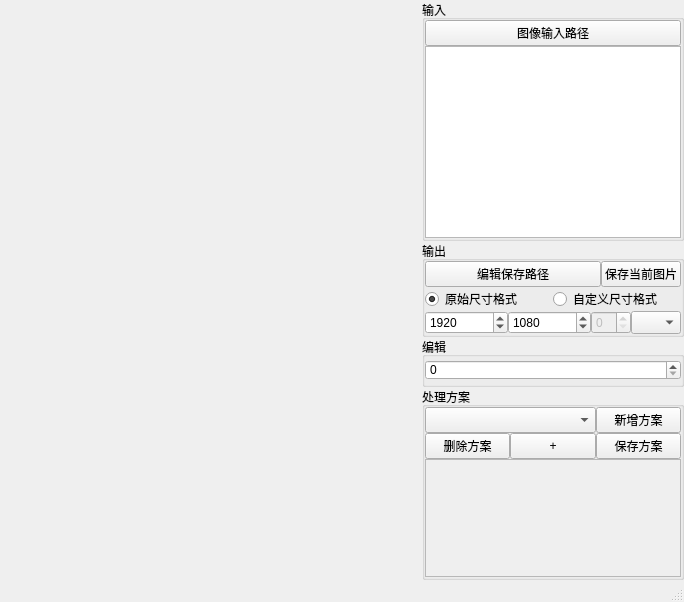
<?xml version="1.0" encoding="UTF-8"?>
<ui version="4.0">
 <class>MainWindow</class>
 <widget class="QMainWindow" name="MainWindow">
  <property name="geometry">
   <rect>
    <x>0</x>
    <y>0</y>
    <width>684</width>
    <height>602</height>
   </rect>
  </property>
  <property name="focusPolicy">
   <enum>Qt::ClickFocus</enum>
  </property>
  <property name="windowTitle">
   <string>Label2D</string>
  </property>
  <widget class="QWidget" name="centralwidget">
   <property name="focusPolicy">
    <enum>Qt::ClickFocus</enum>
   </property>
   <layout class="QGridLayout" name="gridLayout" rowstretch="0">
    <property name="leftMargin">
     <number>0</number>
    </property>
    <property name="topMargin">
     <number>0</number>
    </property>
    <property name="rightMargin">
     <number>0</number>
    </property>
    <property name="bottomMargin">
     <number>0</number>
    </property>
    <property name="spacing">
     <number>0</number>
    </property>
    <item row="0" column="1">
     <layout class="QVBoxLayout" name="verticalLayout">
      <property name="spacing">
       <number>0</number>
      </property>
      <property name="leftMargin">
       <number>0</number>
      </property>
      <property name="topMargin">
       <number>0</number>
      </property>
      <property name="rightMargin">
       <number>0</number>
      </property>
      <property name="bottomMargin">
       <number>0</number>
      </property>
      <item>
       <widget class="QGroupBox" name="groupBox_input">
        <property name="sizePolicy">
         <sizepolicy hsizetype="Minimum" vsizetype="Minimum">
          <horstretch>0</horstretch>
          <verstretch>0</verstretch>
         </sizepolicy>
        </property>
        <property name="minimumSize">
         <size>
          <width>100</width>
          <height>50</height>
         </size>
        </property>
        <property name="focusPolicy">
         <enum>Qt::NoFocus</enum>
        </property>
        <property name="contextMenuPolicy">
         <enum>Qt::NoContextMenu</enum>
        </property>
        <property name="title">
         <string>输入</string>
        </property>
        <layout class="QVBoxLayout" name="verticalLayout_2">
         <property name="spacing">
          <number>0</number>
         </property>
         <property name="leftMargin">
          <number>0</number>
         </property>
         <property name="topMargin">
          <number>0</number>
         </property>
         <property name="rightMargin">
          <number>0</number>
         </property>
         <property name="bottomMargin">
          <number>0</number>
         </property>
         <item>
          <widget class="QPushButton" name="pushButton_opendir">
           <property name="sizePolicy">
            <sizepolicy hsizetype="Minimum" vsizetype="Minimum">
             <horstretch>0</horstretch>
             <verstretch>0</verstretch>
            </sizepolicy>
           </property>
           <property name="focusPolicy">
            <enum>Qt::NoFocus</enum>
           </property>
           <property name="contextMenuPolicy">
            <enum>Qt::NoContextMenu</enum>
           </property>
           <property name="text">
            <string>图像输入路径</string>
           </property>
          </widget>
         </item>
         <item>
          <widget class="QListWidget" name="listWidget_files">
           <property name="sizePolicy">
            <sizepolicy hsizetype="Minimum" vsizetype="Minimum">
             <horstretch>0</horstretch>
             <verstretch>0</verstretch>
            </sizepolicy>
           </property>
           <property name="minimumSize">
            <size>
             <width>0</width>
             <height>0</height>
            </size>
           </property>
           <property name="maximumSize">
            <size>
             <width>500</width>
             <height>500</height>
            </size>
           </property>
           <property name="focusPolicy">
            <enum>Qt::NoFocus</enum>
           </property>
           <property name="contextMenuPolicy">
            <enum>Qt::DefaultContextMenu</enum>
           </property>
          </widget>
         </item>
        </layout>
       </widget>
      </item>
      <item>
       <widget class="QGroupBox" name="groupBox_output">
        <property name="focusPolicy">
         <enum>Qt::NoFocus</enum>
        </property>
        <property name="contextMenuPolicy">
         <enum>Qt::NoContextMenu</enum>
        </property>
        <property name="title">
         <string>输出</string>
        </property>
        <layout class="QGridLayout" name="gridLayout_2">
         <property name="leftMargin">
          <number>0</number>
         </property>
         <property name="topMargin">
          <number>0</number>
         </property>
         <property name="rightMargin">
          <number>0</number>
         </property>
         <property name="bottomMargin">
          <number>0</number>
         </property>
         <property name="spacing">
          <number>0</number>
         </property>
         <item row="1" column="0" colspan="4">
          <layout class="QHBoxLayout" name="horizontalLayout">
           <property name="spacing">
            <number>0</number>
           </property>
           <property name="leftMargin">
            <number>0</number>
           </property>
           <property name="topMargin">
            <number>0</number>
           </property>
           <property name="rightMargin">
            <number>0</number>
           </property>
           <property name="bottomMargin">
            <number>0</number>
           </property>
           <item>
            <widget class="QRadioButton" name="radioButton_orgsize">
             <property name="sizePolicy">
              <sizepolicy hsizetype="Minimum" vsizetype="Minimum">
               <horstretch>0</horstretch>
               <verstretch>0</verstretch>
              </sizepolicy>
             </property>
             <property name="focusPolicy">
              <enum>Qt::NoFocus</enum>
             </property>
             <property name="contextMenuPolicy">
              <enum>Qt::NoContextMenu</enum>
             </property>
             <property name="text">
              <string>原始尺寸格式</string>
             </property>
             <property name="checked">
              <bool>true</bool>
             </property>
            </widget>
           </item>
           <item>
            <widget class="QRadioButton" name="radioButton_newsize">
             <property name="sizePolicy">
              <sizepolicy hsizetype="Minimum" vsizetype="Minimum">
               <horstretch>0</horstretch>
               <verstretch>0</verstretch>
              </sizepolicy>
             </property>
             <property name="focusPolicy">
              <enum>Qt::NoFocus</enum>
             </property>
             <property name="contextMenuPolicy">
              <enum>Qt::NoContextMenu</enum>
             </property>
             <property name="text">
              <string>自定义尺寸格式</string>
             </property>
            </widget>
           </item>
          </layout>
         </item>
         <item row="0" column="3">
          <widget class="QPushButton" name="pushButton_saveimg">
           <property name="toolTip">
            <string>快捷键 Space</string>
           </property>
           <property name="text">
            <string>保存当前图片</string>
           </property>
          </widget>
         </item>
         <item row="0" column="0" colspan="3">
          <widget class="QPushButton" name="pushButton_savedir">
           <property name="sizePolicy">
            <sizepolicy hsizetype="Minimum" vsizetype="Minimum">
             <horstretch>0</horstretch>
             <verstretch>0</verstretch>
            </sizepolicy>
           </property>
           <property name="focusPolicy">
            <enum>Qt::NoFocus</enum>
           </property>
           <property name="contextMenuPolicy">
            <enum>Qt::NoContextMenu</enum>
           </property>
           <property name="styleSheet">
            <string notr="true"/>
           </property>
           <property name="text">
            <string>编辑保存路径</string>
           </property>
          </widget>
         </item>
         <item row="2" column="0" colspan="4">
          <layout class="QHBoxLayout" name="horizontalLayout_2">
           <property name="spacing">
            <number>0</number>
           </property>
           <property name="leftMargin">
            <number>0</number>
           </property>
           <property name="topMargin">
            <number>0</number>
           </property>
           <property name="rightMargin">
            <number>0</number>
           </property>
           <property name="bottomMargin">
            <number>0</number>
           </property>
           <item>
            <widget class="QSpinBox" name="spinBox_save_imgw">
             <property name="sizePolicy">
              <sizepolicy hsizetype="Minimum" vsizetype="Minimum">
               <horstretch>0</horstretch>
               <verstretch>0</verstretch>
              </sizepolicy>
             </property>
             <property name="minimum">
              <number>1</number>
             </property>
             <property name="maximum">
              <number>9999</number>
             </property>
             <property name="value">
              <number>1920</number>
             </property>
            </widget>
           </item>
           <item>
            <widget class="QSpinBox" name="spinBox_save_imgh">
             <property name="sizePolicy">
              <sizepolicy hsizetype="Minimum" vsizetype="Minimum">
               <horstretch>0</horstretch>
               <verstretch>0</verstretch>
              </sizepolicy>
             </property>
             <property name="minimum">
              <number>1</number>
             </property>
             <property name="maximum">
              <number>9999</number>
             </property>
             <property name="value">
              <number>1080</number>
             </property>
            </widget>
           </item>
           <item>
            <widget class="QSpinBox" name="spinBox_save_imgch">
             <property name="enabled">
              <bool>false</bool>
             </property>
             <property name="sizePolicy">
              <sizepolicy hsizetype="Minimum" vsizetype="Minimum">
               <horstretch>0</horstretch>
               <verstretch>0</verstretch>
              </sizepolicy>
             </property>
             <property name="maximumSize">
              <size>
               <width>40</width>
               <height>16777215</height>
              </size>
             </property>
            </widget>
           </item>
           <item>
            <widget class="QComboBox" name="comboBox_save_imgsuffix">
             <property name="sizePolicy">
              <sizepolicy hsizetype="Minimum" vsizetype="Minimum">
               <horstretch>0</horstretch>
               <verstretch>0</verstretch>
              </sizepolicy>
             </property>
             <property name="maximumSize">
              <size>
               <width>50</width>
               <height>16777215</height>
              </size>
             </property>
             <property name="toolTip">
              <string>图像保存格式后缀</string>
             </property>
            </widget>
           </item>
          </layout>
         </item>
        </layout>
       </widget>
      </item>
      <item>
       <widget class="QGroupBox" name="groupBox_editor">
        <property name="sizePolicy">
         <sizepolicy hsizetype="Minimum" vsizetype="Minimum">
          <horstretch>0</horstretch>
          <verstretch>0</verstretch>
         </sizepolicy>
        </property>
        <property name="minimumSize">
         <size>
          <width>100</width>
          <height>50</height>
         </size>
        </property>
        <property name="focusPolicy">
         <enum>Qt::NoFocus</enum>
        </property>
        <property name="contextMenuPolicy">
         <enum>Qt::NoContextMenu</enum>
        </property>
        <property name="title">
         <string>编辑</string>
        </property>
        <layout class="QGridLayout" name="gridLayout_3">
         <property name="leftMargin">
          <number>0</number>
         </property>
         <property name="topMargin">
          <number>0</number>
         </property>
         <property name="rightMargin">
          <number>0</number>
         </property>
         <property name="bottomMargin">
          <number>0</number>
         </property>
         <property name="spacing">
          <number>0</number>
         </property>
         <item row="2" column="1">
          <widget class="QSpinBox" name="spinBox_pensize">
           <property name="sizePolicy">
            <sizepolicy hsizetype="Minimum" vsizetype="Minimum">
             <horstretch>0</horstretch>
             <verstretch>0</verstretch>
            </sizepolicy>
           </property>
           <property name="maximumSize">
            <size>
             <width>16777215</width>
             <height>20</height>
            </size>
           </property>
           <property name="focusPolicy">
            <enum>Qt::NoFocus</enum>
           </property>
           <property name="contextMenuPolicy">
            <enum>Qt::NoContextMenu</enum>
           </property>
           <property name="toolTip">
            <string>画笔大小或直径</string>
           </property>
          </widget>
         </item>
        </layout>
       </widget>
      </item>
      <item>
       <widget class="QGroupBox" name="groupBox_way">
        <property name="sizePolicy">
         <sizepolicy hsizetype="Minimum" vsizetype="Expanding">
          <horstretch>0</horstretch>
          <verstretch>0</verstretch>
         </sizepolicy>
        </property>
        <property name="minimumSize">
         <size>
          <width>100</width>
          <height>50</height>
         </size>
        </property>
        <property name="focusPolicy">
         <enum>Qt::NoFocus</enum>
        </property>
        <property name="contextMenuPolicy">
         <enum>Qt::NoContextMenu</enum>
        </property>
        <property name="title">
         <string>处理方案</string>
        </property>
        <layout class="QVBoxLayout" name="verticalLayout_4">
         <property name="spacing">
          <number>0</number>
         </property>
         <property name="leftMargin">
          <number>0</number>
         </property>
         <property name="topMargin">
          <number>0</number>
         </property>
         <property name="rightMargin">
          <number>0</number>
         </property>
         <property name="bottomMargin">
          <number>0</number>
         </property>
         <item>
          <layout class="QGridLayout" name="gridLayout_4">
           <property name="leftMargin">
            <number>0</number>
           </property>
           <property name="topMargin">
            <number>0</number>
           </property>
           <property name="rightMargin">
            <number>0</number>
           </property>
           <property name="bottomMargin">
            <number>0</number>
           </property>
           <property name="spacing">
            <number>0</number>
           </property>
           <item row="1" column="5">
            <widget class="QPushButton" name="pushButton_newway">
             <property name="sizePolicy">
              <sizepolicy hsizetype="Minimum" vsizetype="Minimum">
               <horstretch>0</horstretch>
               <verstretch>0</verstretch>
              </sizepolicy>
             </property>
             <property name="minimumSize">
              <size>
               <width>0</width>
               <height>0</height>
              </size>
             </property>
             <property name="text">
              <string>新增方案</string>
             </property>
            </widget>
           </item>
           <item row="2" column="5">
            <widget class="QPushButton" name="pushButton_saveway">
             <property name="sizePolicy">
              <sizepolicy hsizetype="Minimum" vsizetype="Minimum">
               <horstretch>0</horstretch>
               <verstretch>0</verstretch>
              </sizepolicy>
             </property>
             <property name="minimumSize">
              <size>
               <width>0</width>
               <height>0</height>
              </size>
             </property>
             <property name="toolTip">
              <string>保存该方案和对应的参数</string>
             </property>
             <property name="text">
              <string>保存方案</string>
             </property>
            </widget>
           </item>
           <item row="2" column="3">
            <widget class="QPushButton" name="pushButton_delway">
             <property name="sizePolicy">
              <sizepolicy hsizetype="Minimum" vsizetype="Minimum">
               <horstretch>0</horstretch>
               <verstretch>0</verstretch>
              </sizepolicy>
             </property>
             <property name="minimumSize">
              <size>
               <width>0</width>
               <height>0</height>
              </size>
             </property>
             <property name="text">
              <string>删除方案</string>
             </property>
            </widget>
           </item>
           <item row="1" column="3" colspan="2">
            <widget class="QComboBox" name="comboBox_way">
             <property name="sizePolicy">
              <sizepolicy hsizetype="Minimum" vsizetype="Minimum">
               <horstretch>0</horstretch>
               <verstretch>0</verstretch>
              </sizepolicy>
             </property>
             <property name="minimumSize">
              <size>
               <width>0</width>
               <height>0</height>
              </size>
             </property>
             <property name="toolTip">
              <string>图像处理方案</string>
             </property>
            </widget>
           </item>
           <item row="4" column="3" colspan="3">
            <widget class="QScrollArea" name="scrollArea_way">
             <property name="widgetResizable">
              <bool>true</bool>
             </property>
             <widget class="QWidget" name="scrollAreaWidgetContents">
              <property name="geometry">
               <rect>
                <x>0</x>
                <y>0</y>
                <width>252</width>
                <height>114</height>
               </rect>
              </property>
             </widget>
            </widget>
           </item>
           <item row="2" column="4">
            <widget class="QPushButton" name="pushButton_procadd">
             <property name="sizePolicy">
              <sizepolicy hsizetype="Minimum" vsizetype="Minimum">
               <horstretch>0</horstretch>
               <verstretch>0</verstretch>
              </sizepolicy>
             </property>
             <property name="minimumSize">
              <size>
               <width>0</width>
               <height>0</height>
              </size>
             </property>
             <property name="toolTip">
              <string>新增处理过程</string>
             </property>
             <property name="text">
              <string>+</string>
             </property>
            </widget>
           </item>
          </layout>
         </item>
        </layout>
       </widget>
      </item>
     </layout>
    </item>
    <item row="0" column="0">
     <widget class="CWidget2D" name="label_2d">
      <property name="sizePolicy">
       <sizepolicy hsizetype="Expanding" vsizetype="Expanding">
        <horstretch>0</horstretch>
        <verstretch>0</verstretch>
       </sizepolicy>
      </property>
      <property name="focusPolicy">
       <enum>Qt::ClickFocus</enum>
      </property>
      <property name="contextMenuPolicy">
       <enum>Qt::DefaultContextMenu</enum>
      </property>
      <property name="styleSheet">
       <string notr="true"/>
      </property>
      <property name="text">
       <string/>
      </property>
     </widget>
    </item>
   </layout>
  </widget>
  <widget class="QStatusBar" name="statusBar"/>
 </widget>
 <customwidgets>
  <customwidget>
   <class>CWidget2D</class>
   <extends>QLabel</extends>
   <header location="global">CWidget2D.h</header>
  </customwidget>
 </customwidgets>
 <resources/>
 <connections/>
</ui>
